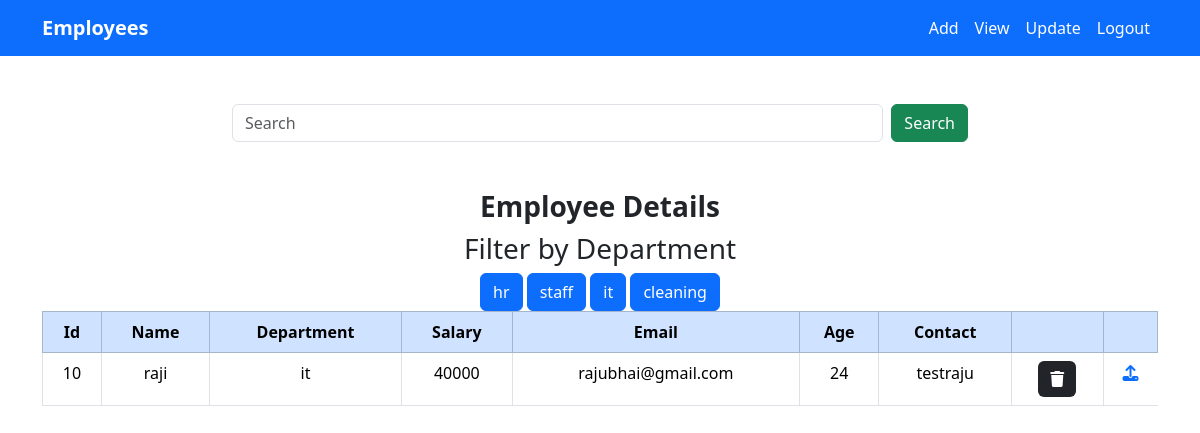
/list/?department=it (signed in), run on the app's committed database.
### crm/models.py (models this page shows, shortened)
class Employees(models.Model):
    name=models.CharField(max_length=200)
    department=models.CharField(max_length=200)
    salary=models.PositiveIntegerField()
    email=models.EmailField(unique=True)
    age=models.PositiveIntegerField()
    contact=models.CharField(max_length=10,unique=True)
    profile_pic=models.ImageField(upload_to='images',null=True,blank=True)
    dob=models.DateField(null=True,blank=True)

### crm/views.py (the view, shortened to what this page needs)
# urls.py: path('list/',views.EmployeeListView.as_view(),name="emp-list"),
@method_decorator(signin_required,name="dispatch")
class EmployeeListView(View):
    def get(self,request,*args, **kwargs):
        if request.user.is_authenticated:
            form=Employees.objects.all()
            departments=Employees.objects.all().values_list("department",flat=True).distinct()
            print(departments)
            if 'department' in request.GET:
                dept=request.GET.get("department")
                form=form.filter(department__iexact=dept)
            return render(request,"emp_all.html",{"datas":form,"departments":departments})
        else:
            messages.error(request,"Session Failed")
            return redirect ("sign-in")

### crm/views.py (called while the page is built)
def signin_required(fn):
    def wrapper(request,*args, **kwargs):
        if not request.user.is_authenticated:
            messages.error(request,"please login")
            return redirect("sign-in")
        else:
            return fn(request,*args, **kwargs)
    return wrapper

### crm/templates/emp_all.html (shortened to what this page needs)
{% extends "base.html" %}
{% block navbar %}
<div class="container">
    <div class="row mt-5">
        <div class="col-2"></div>
        <div class="col-8">
            <form action="" method="post">
                <div class="d-flex ">
                    <input type="text" class="form-control me-2" placeholder="Search" name="box">
                    <button type="submit" class="d-flex btn btn-success "> Search</button>
                </div>
            </form>
        </div>
        <div class="col-2"></div>
    </div>
</div>
<div class="container text-center">
    <h1 class="fw-bold fs-3 mt-5">Employee Details</h1>
    <div>
        <h3>Filter by Department</h3>
        {%for dept in departments%}
        <a href="{%url 'emp-list'%}?department={{dept}}" class="btn btn-primary ">{{dept}}</a>
        {%endfor%}
    </div>
    <table class="table table-bordered">
        <thead class="table-primary">
            <tr>
                <th>Id</th>
                <th>Name</th>
                <th>Department</th>
                <th>Salary</th>
                <th>Email</th>
                <th>Age</th>
                <th>Contact</th>
                <th></th>
                <th></th>
            </tr>
        </thead>
        {% for data in datas %}
        <tr>
            <td>{{data.id}} </td>
            <td> {{data.name}} </td>
            <td> {{data.department}} </td>
            <td> {{data.salary}} </td>
            <td> {{data.email}} </td>
            <td> {{data.age}} </td>
            <td> {{data.contact}} </td>
            <td>
                <a href="{%url 'emp-delete' data.id%}" class="border-0 btn btn-dark"><i
                        class="fa-solid fa-trash"></i></a>
            </td>
            <td class="border-0 btn btn-dark">
                <a href="{%url 'emp-detail' data.id%}"><i class="fa-solid fa-upload"></i></a>
            </td>
        </tr>
        {% endfor %}
    </table>
</div>
{% endblock navbar %}

### crm/templates/base.html (style rules this page uses)
body { overflow-x: hidden; }

### data on the page
Employees: id "10", name "raji", department "it", salary "40000", email "rajubhai@gmail.com", age "24", contact "testraju"

### other printed values
{{ dept }} "hr" "staff" "it" "cleaning"
